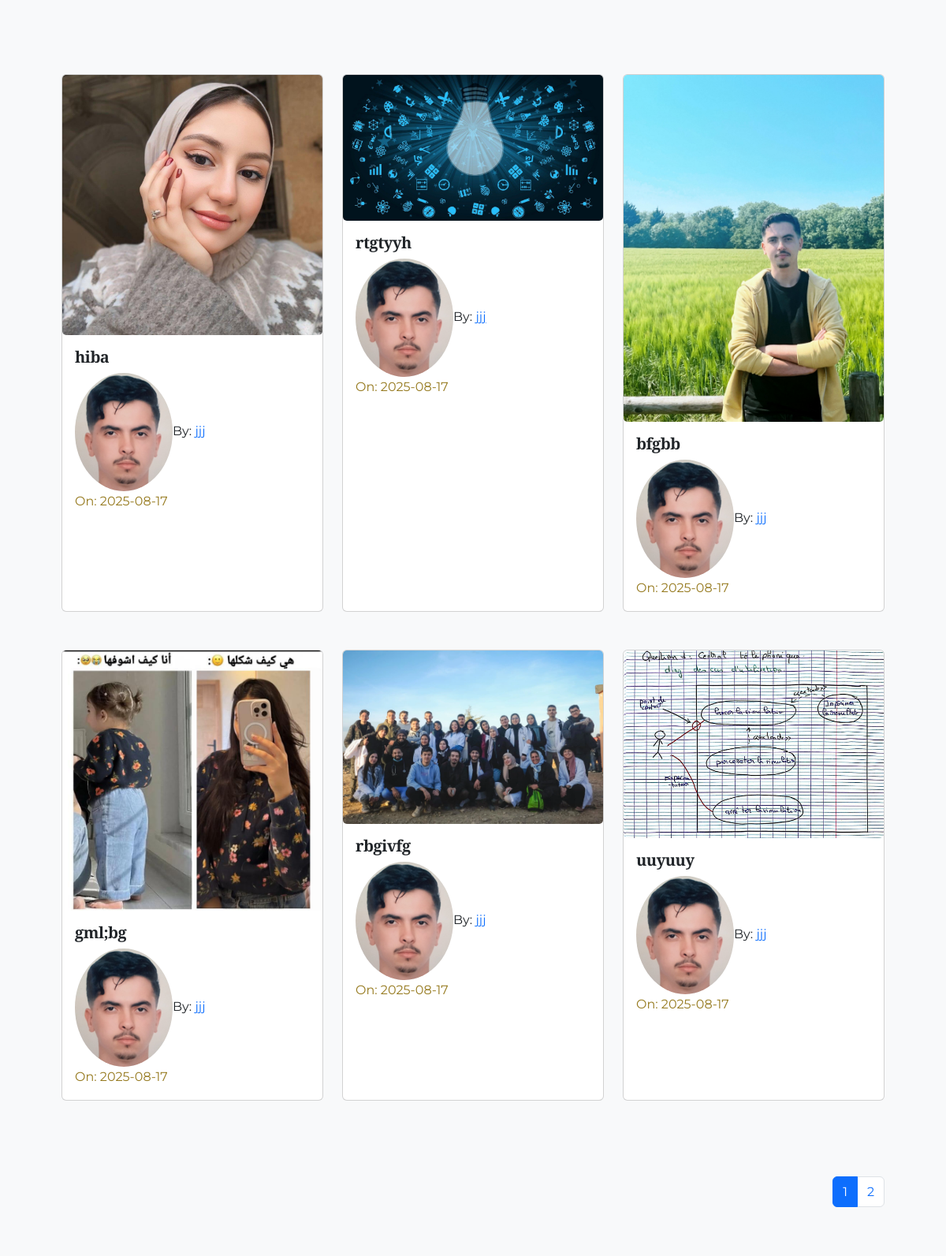
The app's page /Python (middle part), older data.
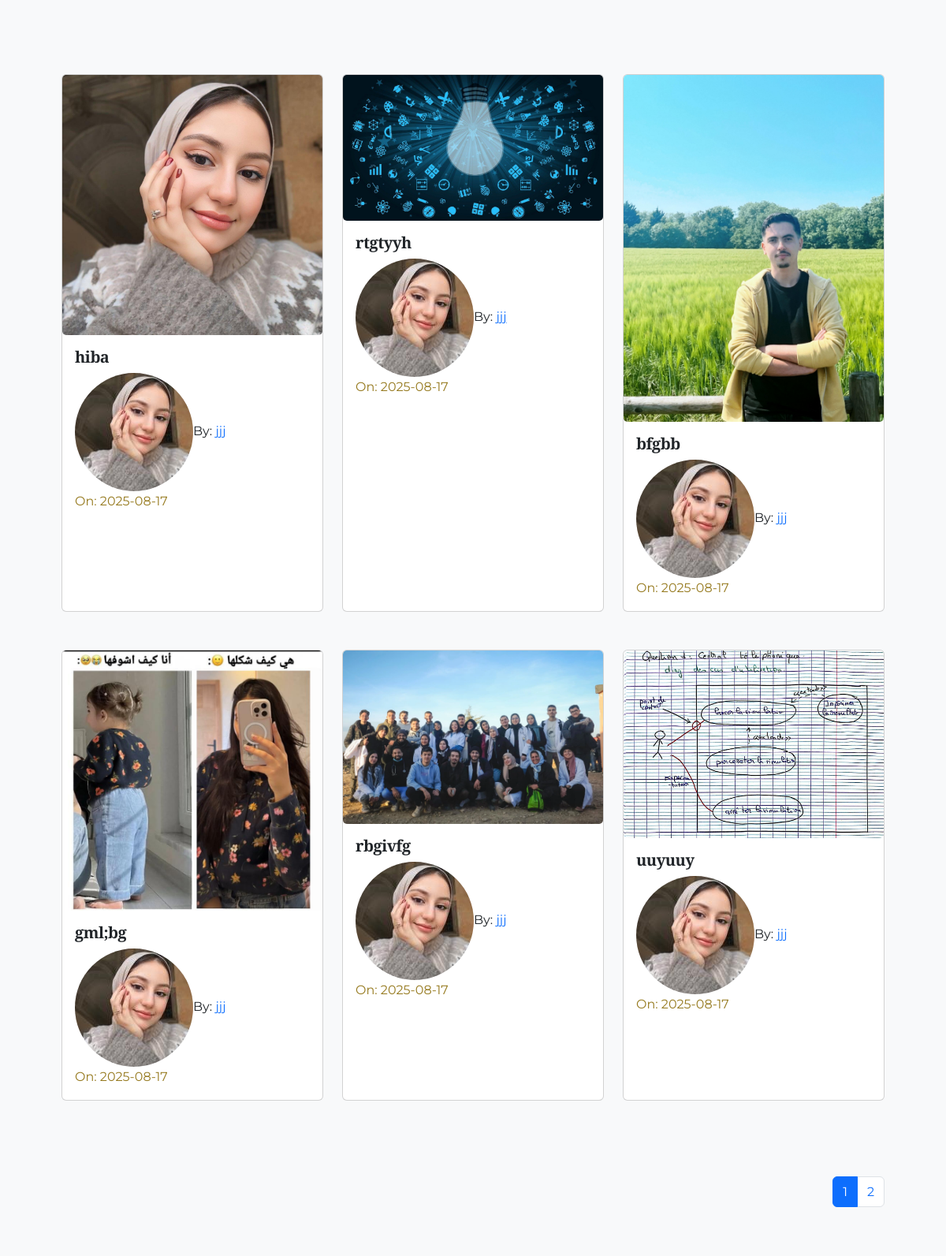
The same page, newer data.
### pythonic/models.py (models this page shows, shortened)
class Lesson(db.Model):
    id = db.Column(db.Integer, primary_key=True)
    title = db.Column(db.String(100), nullable=False)
    date_posted = db.Column(db.DateTime, nullable=False, default=datetime.utcnow)
    content = db.Column(db.Text, nullable=False)
    thumbnail = db.Column(
        db.String(20), nullable=False, default="default_thumbnail.jpg"
    )
    slug = db.Column(db.String(32), nullable=False)
    user_id = db.Column(db.Integer, db.ForeignKey("user.id"), nullable=False)
    course_id = db.Column(db.Integer, db.ForeignKey("course.id"), nullable=False)

class User(db.Model, UserMixin):
    id = db.Column(db.Integer, primary_key=True)
    fname = db.Column(db.String(25), nullable=False)
    lname = db.Column(db.String(25), nullable=False)
    username = db.Column(db.String(25), unique=True, nullable=False)
    email = db.Column(db.String(125), unique=True, nullable=False)
    image_file = db.Column(db.String(20), nullable=False, default="default.png")
    bio = db.Column(db.Text, nullable=True)
    password = db.Column(db.String(60), nullable=False)
    lessons = db.relationship("Lesson", backref="author", lazy=True)

### pythonic/courses/routes.py (the view)
@courses_bp.route("/<string:course_title>")
def course(course_title):
    course = Course.query.filter_by(title=course_title).first()
    course_id = course.id if course else None
    course = Course.query.get_or_404(course_id)
    page = request.args.get("page", 1, type=int)
    lessons = Lesson.query.filter_by(course_id=course_id).paginate(
        page=page, per_page=6
    )
    return render_template(
        "course.html",
        title=course.title,
        course=course,
        lessons=lessons,
    )

### pythonic/templates/course.html (shortened to what this page needs)
{% extends "layout.html"%}
{% block content %}
<section class="bg-light">
    <div class="container p-5">
        <div class="row">
            {% for lesson in lessons.items %}
            <div class="col-sm-12 col-md-6 col-lg-4 pb-5 d-flex align-items-stretch">
                <div class="card lesson">
                    <img src="{{url_for('static', filename='lesson_thumbnails/'+lesson.thumbnail)}}" class="card-img">
                    <div class="card-body d-flex flex-column">
                        <h5 class="card-title">
                            <a class="text-decoration-none text-dark"
                                href="{{url_for('lessons.lesson', lesson_slug=lesson.slug, course=lesson.course_name.title)}}">{{lesson.title}}</a>
                        </h5>
                        <span><img class="article-img rounded-circle"
                                src="{{url_for('static', filename='user_pics/'+lesson.author.image_file)}}" alt="">By:
                            <a href="{{url_for('users.author', username=lesson.author.username)}}"
                                class="link">{{lesson.author.username}}</a></span>
                        <span class="text-muted">On: {{lesson.date_posted.strftime('%Y-%m-%d')}}</span>
                    </div>
                </div>
            </div>
            {% endfor %}
            <nav class="mt-5" aria-label="...">
                <ul class="pagination" style="display: flex; justify-content: flex-end">
                    {% for page_num in lessons.iter_pages(left_edge=1, right_edge=1, left_current=1, right_current=2) %}
                    {% if page_num %}
                    {% if lessons.page == page_num %}
                    <li class="page-item active">
                        <a href="{{url_for('courses.course', course_title=course.title, page=page_num)}}"
                            class="page-link">{{page_num}}</a>
                    </li>
                    {%else%}
                    <li class="page-item">
                        <a href="{{url_for('courses.course', course_title=course.title, page=page_num)}}"
                            class="page-link">{{page_num}}</a>
                    </li>
                    {%endif%}
                    {% else %}
                    <span class="mx-2">...</span>
                    {% endif %}
                    {% endfor %}
                </ul>
            </nav>
        </div>
    </div>
</section>
{% endblock content%}

Row changes from the older to the newer data that the page shows:
changed through a linked row, Lesson "hiba": image_file: a different picture
changed through a linked row, Lesson "rtgtyyh": image_file: a different picture
changed through a linked row, Lesson "bfgbb": image_file: a different picture
changed through a linked row, Lesson "gml;bg": image_file: a different picture
changed through a linked row, Lesson "rbgivfg": image_file: a different picture
changed through a linked row, Lesson "uuyuuy": image_file: a different picture
